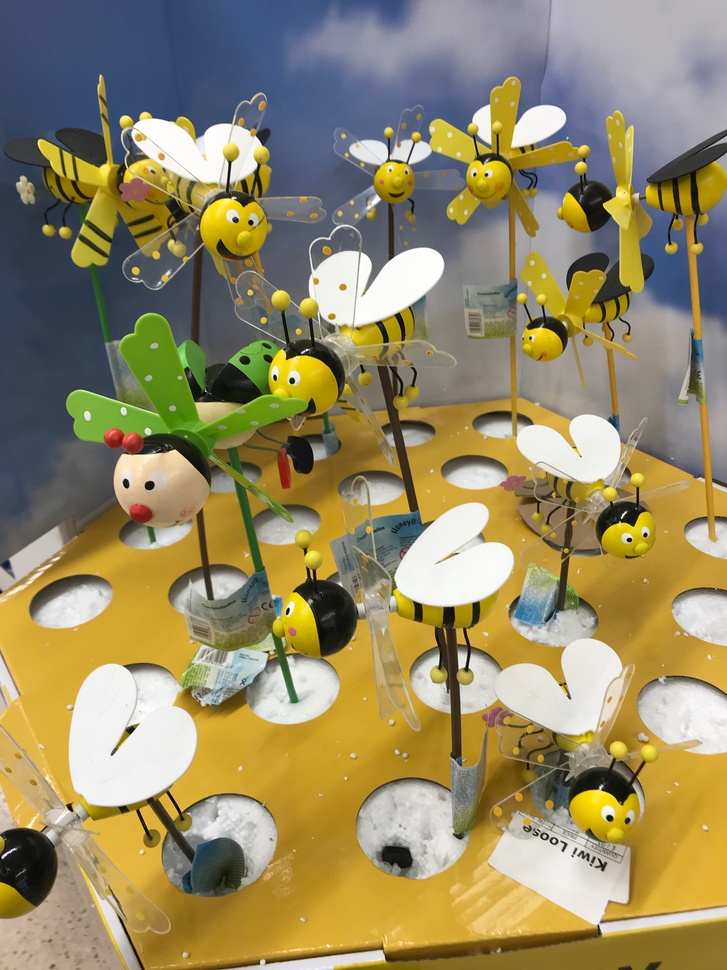
#> input picture data/bees.jpeg, 727 x 970 px, shrunk from 3024 x 4032 before the run
$ python -i _box.py   (imports and definitions only)
#> lines starting #> are read from the running program, lines starting #| are printed output that depends on the picture
#> further down, picture is the input picture: shape (970, 727, 3); mean B, G, R 100.6, 138.5, 149.9
import numpy as np
import cv2
from skimage import measure


# find the coordinate bounding box of a given label in a components image
def find_bounding_box_from(
        image_: np.ndarray,
        /,
        *,
        label: int
) -> tuple[int, int, int, int]:
    if image_.ndim != 2:
        raise ValueError(
            f"image must be a 2D numpy array, which has {image_.ndim} dimensions."
        )

    # If image.shape is (750, 758), then
    # The created xx looks like this:
    # [[0, 1, 2, ..., 757],
    #  [0, 1, 2, ..., 757],
    #  [0, 1, 2, ..., 757],
    #  ...,
    #  [0, 1, 2, ..., 757],
    #  [0, 1, 2, ..., 757],
    #  [0, 1, 2, ..., 757]]
    #
    # And the created yy looks like this:
    # [[0, 0, 0, ..., 0],
    #  [1, 1, 1, ..., 1],
    #  [2, 2, 2, ..., 2],
    #  ...,
    #  [747, 747, 747, ..., 747],
    #  [748, 748, 748, ..., 748],
    #  [749, 749, 749, ..., 749]]
    xx, yy = np.meshgrid(
        np.arange(0, image_.shape[1]),
        np.arange(0, image_.shape[0])
    )

    # The reason why we do this, is because we want to find the coordinates of the pixels
    # that have the same label as the given label.
    # For example, if the given label is 1,
    # then we want to find the coordinates of the pixels that have the label 1.
    # And we can do this by comparing the image_ with the given label.
    #
    # The results in where_x and where_y are
    # the coordinates of the pixels that have the given label.
    # So we can realize the coordinates of each picked pixel.
    where_x = xx[image_ == label]
    where_y = yy[image_ == label]

    # find min and max extents of coordinates
    return np.min(where_x), np.min(where_y), np.max(where_x), np.max(where_y)


# rotate each of the image according to the central line.
# the central line will become straight and perpendicular to vertical after rotation.
# Rotate along the axis so that the slope of the axis becomes infinite.
# If the slope of the original axis is positive, it rotates counterclockwise; if it is negative, it rotates clockwise.
def rotate_image(
        img: np.ndarray,
        central_line_: [[float, float], [float, float]],
        centroid_: [float, float],
) -> np.ndarray:
    a, b = central_line_

    ax, ay = a
    bx, by = b

    # Calculate the angle of the central line
    angle = np.arctan2(by - ay, bx - ax) * 180 / np.pi

    # rotate the image by the angle, in clockwise direction
    # the center of rotation is the center of the image
    return cv2.warpAffine(
        src=img,
        M=cv2.getRotationMatrix2D(
            (centroid_[0], centroid_[1]), angle - 90, 1.0
        ),
        dsize=(img.shape[1], img.shape[0])
    )


def find_single_components_in(img: np.ndarray, bg_threshold: int = 245, min_size: int = 100) -> [np.ndarray, ...]:
#> called with bg_threshold = 245, min_size = 100
    gray_img = cv2.cvtColor(img, cv2.COLOR_BGR2GRAY)
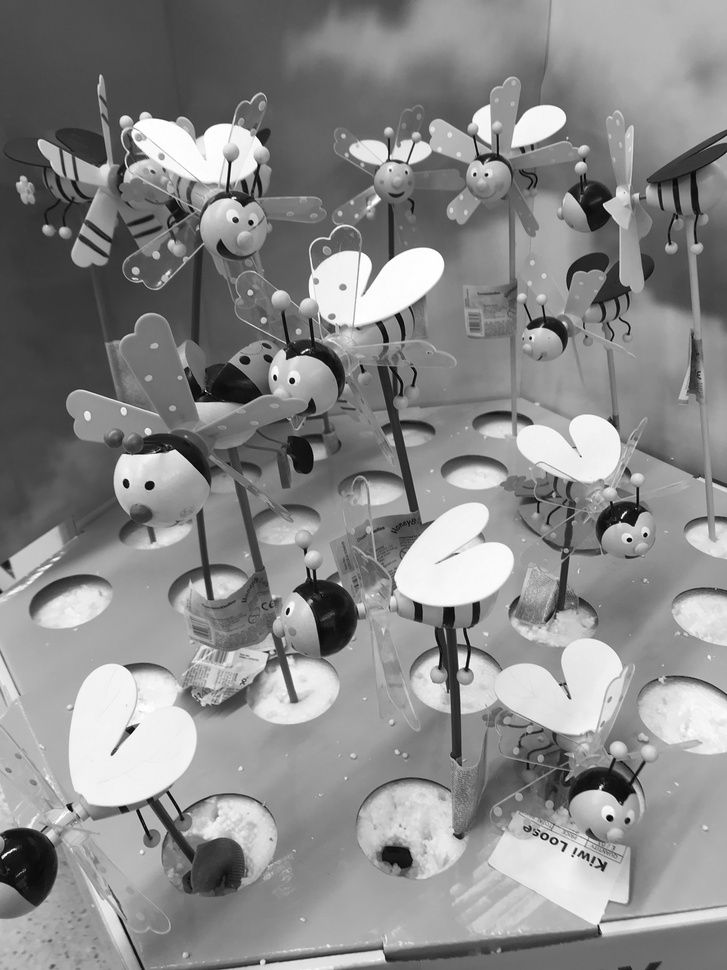
#> gray_img: shape (970, 727); min 0, max 255, mean 137.6

    threshed_img = np.zeros(gray_img.shape, np.uint8)
    threshed_img[gray_img < bg_threshold] = 1

    labeled_component_set = measure.label(threshed_img, background=0)
    labels_of_component = np.unique(labeled_component_set)

    separated_components: [np.ndarray] = []
    separated_components_binary: [np.ndarray] = []

    # Skip the first label, which is the background.
    for the_label in labels_of_component[1:]:
        left, top, right, bottom = find_bounding_box_from(
            labeled_component_set, label=the_label
        )

        # separate each component into single image.
        # create a shape=3 zero array, and set the target resistor to 1
        target_component = np.full_like(img, 255)
        target_component_binary = np.zeros_like(gray_img)

        # Copy the target component to the target_component array
        target_component[labeled_component_set == the_label] = img[
            labeled_component_set == the_label
        ]
        target_component_binary[labeled_component_set == the_label] = 1

        # cut the target component image size to the size of the component
        target_component = target_component[top:bottom, left:right]
        target_component_binary = target_component_binary[top:bottom, left:right]

        # measure its size
        n = np.count_nonzero(target_component)

        # plot as image if it's big enough (greater than min_size)
        if n > min_size:
            separated_components.append(
                cv2.cvtColor(target_component, cv2.COLOR_BGR2RGB)
            )
            separated_components_binary.append(target_component_binary)
#> this loop made 56 passes
#> n on passes 1 to 12: 2101657, 0, 0, 0, 0, 0, 0, 0, 0, 0, 0, 0
#> (target_component, n) on passes 25, 33, 44, 50: ([[244, 243, 245]], 3), ([[255, 255, 255]], 3), ([[239, 245, 244], [236, 244, 243], [237, 245, 244]], 9), ([[239, 245, 244]], 3)
#> pass 1, in find_single_components_in, `target_component = target_component[top:bottom, left:right]`:
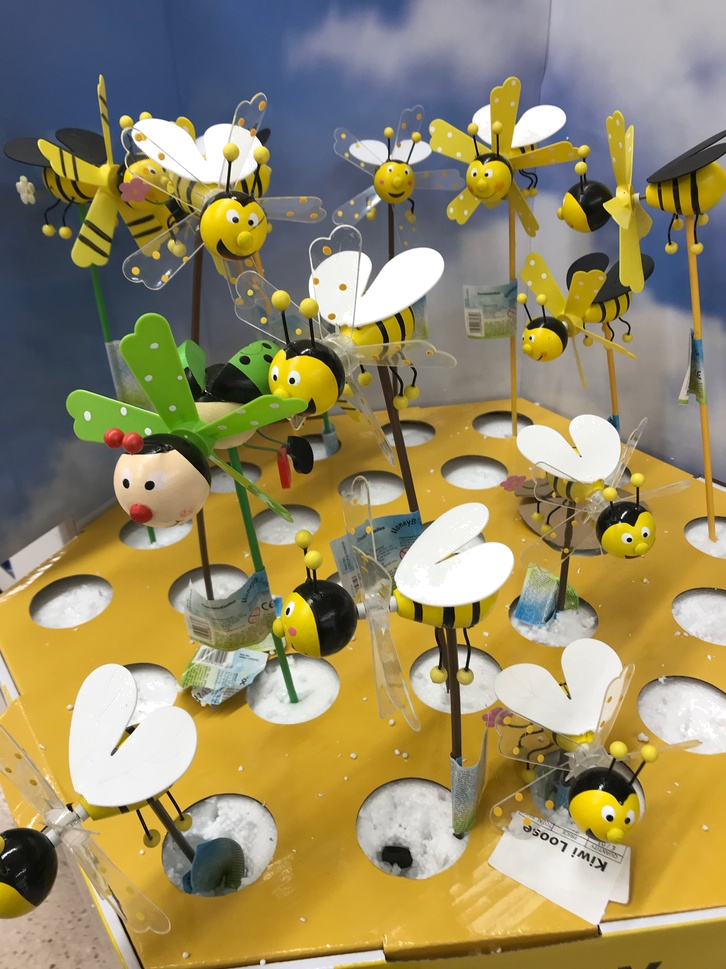
#> target_component: shape (969, 726, 3); mean of channels 0, 1, 2 100.8, 138.6, 150; drawn as B, G, R
#> after the loop:
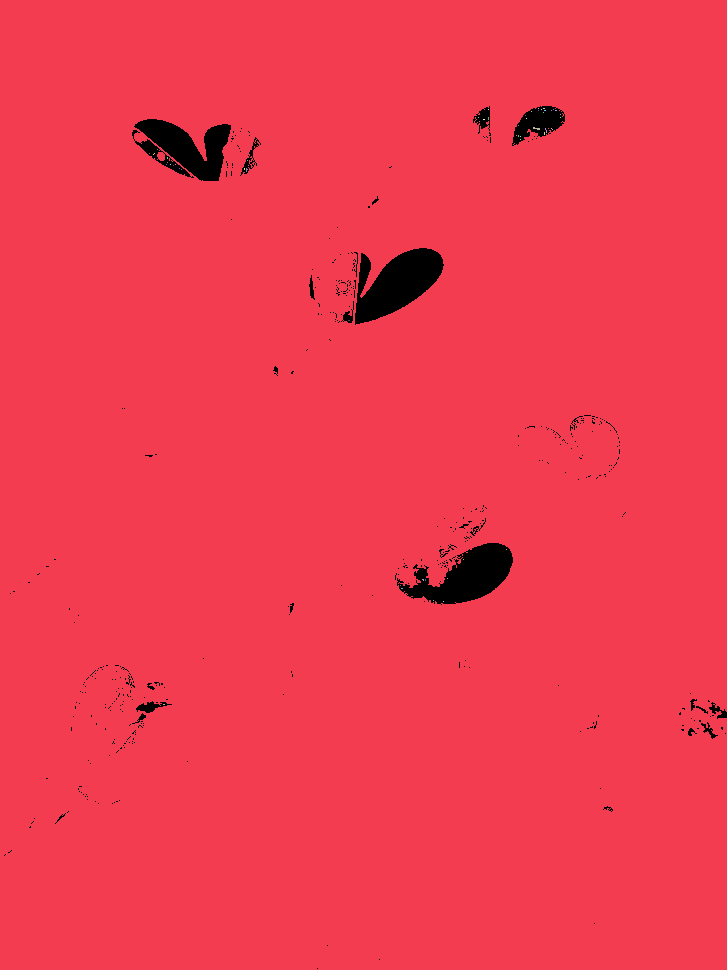
#> labeled_component_set: shape (970, 727) int64; 57 distinct labels, from 0 to 56; one colour per label, 0 black
#> after the loop, separated_components = 1 item; separated_components_binary = 1 item

    return separated_components, separated_components_binary


def rotate_img_by_angle(img: np.ndarray, angle: float) -> np.ndarray:
    # rotate the image by the angle, in clockwise direction
    # the center of rotation is the center of the image
    return cv2.warpAffine(
        src=img,
        M=cv2.getRotationMatrix2D(
            (img.shape[1] / 2, img.shape[0] / 2), angle, 1.0
        ),
        dsize=(img.shape[1], img.shape[0]),
        borderMode=cv2.BORDER_CONSTANT,
        borderValue=[255, 255, 255]
    )

>>> import cv2
>>> picture = cv2.imread('../../data/bees.jpeg')
>>> result = find_single_components_in(picture)
